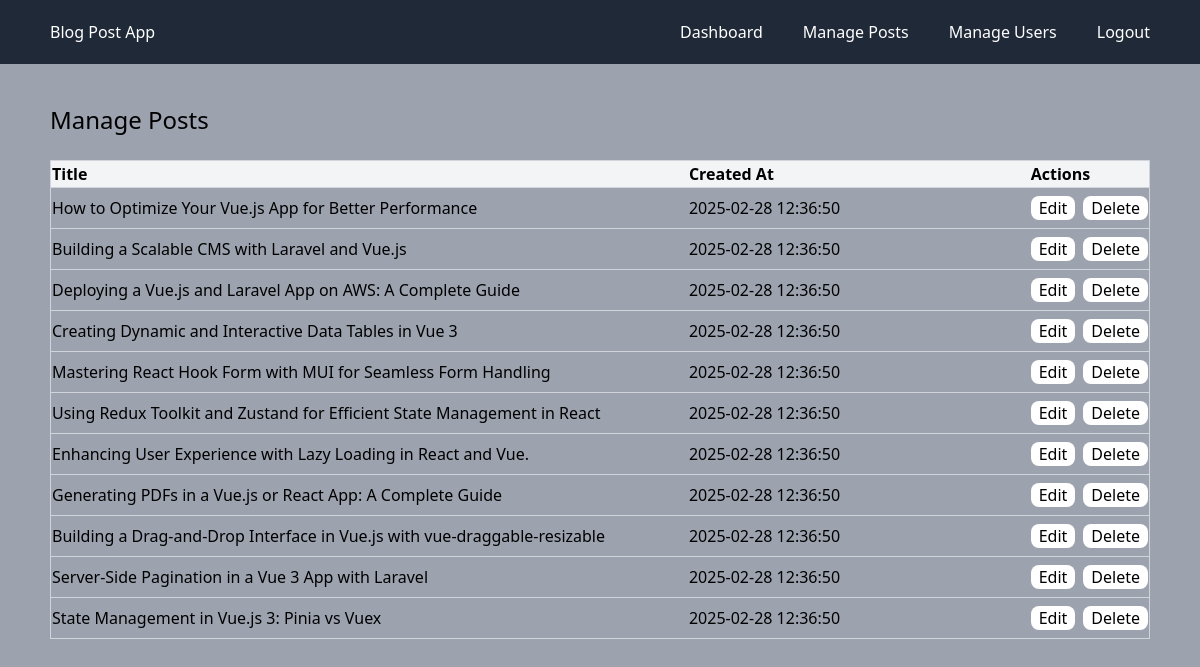
The page /admin/posts (signed in) on the database as committed earlier.
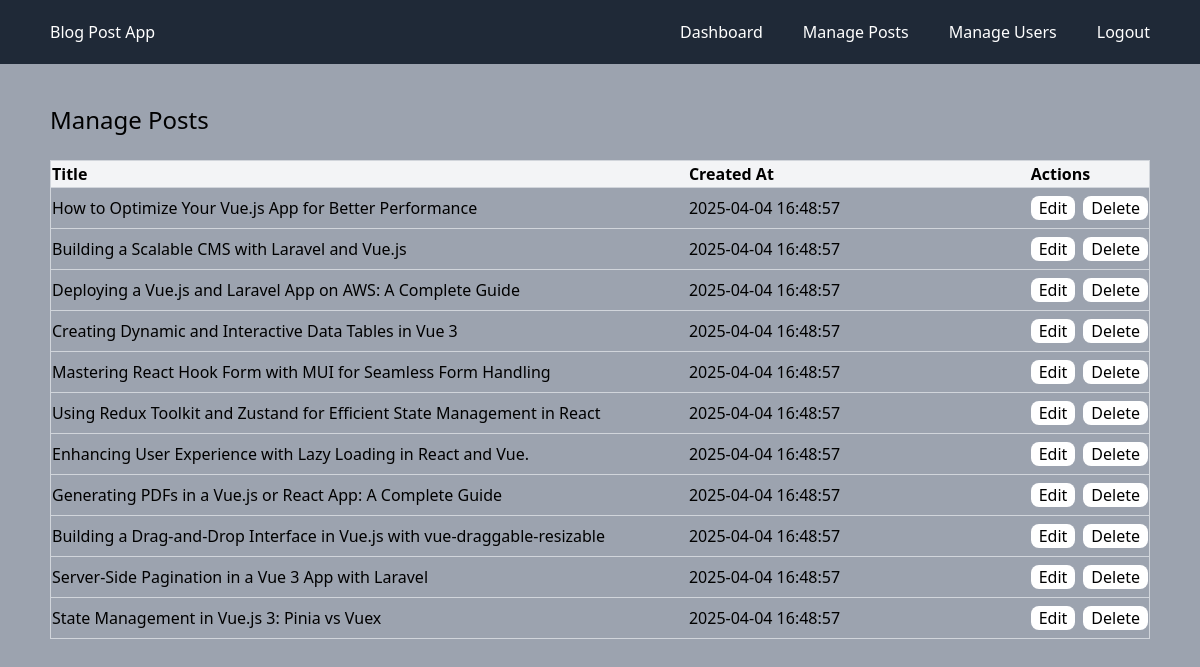
The same page on the database as committed later.
### tables this page shows
CREATE TABLE posts(
  id INTEGER PRIMARY KEY AUTOINCREMENT,
  user_id INTEGER NOT NULL,
  title TEXT NOT NULL,
  content TEXT NOT NULL,
  views INTEGER NOT NULL DEFAULT 0,
  created_at DATETIME DEFAULT CURRENT_TIMESTAMP,
  FOREIGN KEY (user_id) REFERENCES users (id)
);

### core/View.php (called while the page is built, shortened)
<?php
class View {
  protected static $globals = [];
  public static function share(string $key, mixed $value): void {
    static::$globals[$key] = $value;
  }
  public static function render(string $template, array $data = [], ?string $layout = null): string {
    $data = [...$data, ...static::$globals];
    $content = static::renderTemplate($template, $data);
    return static::renderLayout($layout, $data, $content);
  }
  protected static function renderTemplate(string $template, array $data): string {
    extract($data);
    $path = dirname(__DIR__) . "/app/views/{$template}.php";
    require $path;
    return ob_get_clean();
  }
  protected static function renderLayout(?string $template, array $data, string $content): string {
    return ob_get_clean();
  }
}

### app/controllers/admin/PostController.php (called while the page is built, shortened)
<?php
class PostController {
  public function index() {
    $posts = Post::all();
    return View::render('admin/posts/index', ['posts' => $posts], 'layout/admin');
  }
}

### core/Router.php (called while the page is built, shortened)
<?php
class Router {
  protected array $routes = [];
  protected array $globalMiddlewares = [];
  protected array $routeMiddlewares = [];
  public function add(string $method, string $uri, string $controller, array $middlewares = []): void {
    $this->routes[] = [
      'uri' => $uri,
      'method' => $method,
      'controller' => $controller,
      'middlewares' => $middlewares
    ];
  }
  public function addGlobalMiddleware(string $middleware): void {
    $this->globalMiddlewares[] = $middleware;
  }
  public function addRouteMiddleware(string $name, string $middleware): void {
    $this->routeMiddlewares[$name] = $middleware;
  }
  public function dispatch(string $uri, string $method): \Closure {
    $route = $this->findRoute($uri, $method);
    $middlewares = [
      ...$this->globalMiddlewares,
      ...array_map(fn($name) => $this->routeMiddlewares[$name], $route['middlewares']),
    ];
    return $this->runMiddleware(
      $middlewares,
      function () use($route) {
        [$controller, $action] = explode('@', $route['controller']);
        return $this->callAction($controller, $action, $route['params']);
      },
    );
  }
  protected function runMiddleware(array $middlewares, callable $target): mixed {
    $next = $target;
    foreach(array_reverse($middlewares) as $middleware) {
      $next = fn() => (new $middleware)->handle($next);
    }
    return $next();
  }
  protected function findRoute(string $uri, string $method): ?array {
    foreach($this->routes as $route) {
      $params = $this->matchRoute($route['uri'], $uri);
      if ($params !== null && $route['method'] === $method) {
        return [...$route, 'params' => $params];
      }
    }
    return null;
  }
  protected function matchRoute(string $routeUri, string $requestUri): ?array {
    $routeSegments = explode("/", trim($routeUri, "/"));
    $requestSegments = explode("/", trim($requestUri, "/"));
    if (count($routeSegments) !== count($requestSegments)) {
      return null;
    }
    $params = [];
    foreach($routeSegments as $index => $routeSegment) {
      if (str_starts_with($routeSegment, "{") && str_ends_with($routeSegment, "}")) {
        $params[trim($routeSegment, "{}")] = $requestSegments[$index];
      } elseif ($routeSegment !== $requestSegments[$index]) {
        return null;
      }
    }
    return $params;
  }
  protected function callAction(string $controller, string $action, array $params): string {
    return (new $controllerClass)->$action(...$params);
  }
}

### core/App.php (called while the page is built, shortened)
<?php
class App {
  protected static array $container = [];
  public static function bind(string $key, mixed $value): void {
    static::$container[$key] = $value;
  }
  public static function get(string $key): mixed {
    return static::$container[$key];
  }
}

### core/Model.php (called while the page is built, shortened)
<?php
abstract class Model {
  protected static $table;
  public static function all(?string $search = null, ?int $limit = null, ?int $page = null): array {
    $db = App::get('database');
    $query = 'SELECT * FROM ' . static::$table;
    $params = [];
    $query .= ' ORDER BY created_at DESC';
    return $db->fetchAll($query, $params, static::class);
  }
}

### core/Database.php (called while the page is built, shortened)
<?php
class Database {
  protected $pdo;
  public function __construct(array $config) {
    try {
      $dsn = $this->createDsn($config);
      $username = $config['username'] ?? null;
      $password = $config['password'] ?? null;
      $options = $config['options'] ?? null;
      $this->pdo = new PDO($dsn, $username, $password, $options);
      $this->pdo->setAttribute(PDO::ATTR_ERRMODE, PDO::ERRMODE_EXCEPTION);
    } catch (PDOException  $e) {
      throw new Exception('Could not connect to database.');
    }
  }
  protected function createDsn(array $config): string {
    $driver = $config['driver'];
    $dbname = $config['dbname'];
    return match($driver) {
      'sqlite' => 'sqlite:' . $dbname,
      default => throw new Exception('Unsupported driver'),
    };
  }
  public function query(string $sql, array $params = []): PDOStatement {
    $stmt = $this->pdo->prepare($sql);
    $stmt->execute($params);
    return $stmt;
  }
  public function fetchAll(string $sql, array $params = [], ?string $className = null): array {
    $stmt = $this->query($sql, $params);
    return $className ? $stmt->fetchAll(PDO::FETCH_CLASS, $className) : $stmt->fetchAll(PDO::FETCH_ASSOC);
  }
}

### app/views/admin/posts/index.php (the view, shortened to what the changed rows need)
<div class="w-[1100px] my-10">
  <h2 class="text-2xl mb-6">Manage Posts</h2>
  <table class="w-full border border-gray-300 border-collapse">
    <thead>
      <tr class="bg-gray-100 border border-gray-300">
        <th class="text-start w-[750px]">Title</th>
        <th class="text-start w-[400px]">Created At</th>
        <th class="text-start">Actions</th>
      </tr>
    </thead>
    <tbody>
      <?php foreach($posts as $post): ?>
        <tr class="border border-gray-300">
          <td><?= htmlspecialchars($post->title) ?></td>
          <td><?= htmlspecialchars($post->created_at) ?></td>
          <td class="flex gap-2 py-2">
            <a class="bg-white px-2 rounded-lg" href="/admin/posts/<?= $post->id ?>/edit">Edit</a>
            <form action="/admin/posts/<?= $post->id ?>/delete" method="POST">
              <button class="bg-white px-2 rounded-lg" type="submit">Delete</button>
            </form>
          </td>
        </tr>
      <?php endforeach; ?>
    </tbody>
  </table>
</div>

Rows that differ between the two databases and show on the page:
changed posts "How to Optimize Your Vue.js App for Better Performance": created_at "2025-02-28 12:36:50" → "2025-04-04 16:48:57"
changed posts "Building a Scalable CMS with Laravel and Vue.js": created_at "2025-02-28 12:36:50" → "2025-04-04 16:48:57"
changed posts "Deploying a Vue.js and Laravel App on AWS: A Complete Guide": created_at "2025-02-28 12:36:50" → "2025-04-04 16:48:57"
changed posts "Creating Dynamic and Interactive Data Tables in Vue 3": created_at "2025-02-28 12:36:50" → "2025-04-04 16:48:57"
changed posts "Mastering React Hook Form with MUI for Seamless Form Handling": created_at "2025-02-28 12:36:50" → "2025-04-04 16:48:57"
changed posts "Using Redux Toolkit and Zustand for Efficient State Management in React": created_at "2025-02-28 12:36:50" → "2025-04-04 16:48:57"
changed posts "Enhancing User Experience with Lazy Loading in React and Vue.": created_at "2025-02-28 12:36:50" → "2025-04-04 16:48:57"
changed posts "Generating PDFs in a Vue.js or React App: A Complete Guide": created_at "2025-02-28 12:36:50" → "2025-04-04 16:48:57"
changed posts "Building a Drag-and-Drop Interface in Vue.js with vue-draggable-resizable": created_at "2025-02-28 12:36:50" → "2025-04-04 16:48:57"
changed posts "Server-Side Pagination in a Vue 3 App with Laravel": created_at "2025-02-28 12:36:50" → "2025-04-04 16:48:57"
changed posts "State Management in Vue.js 3: Pinia vs Vuex": created_at "2025-02-28 12:36:50" → "2025-04-04 16:48:57"
